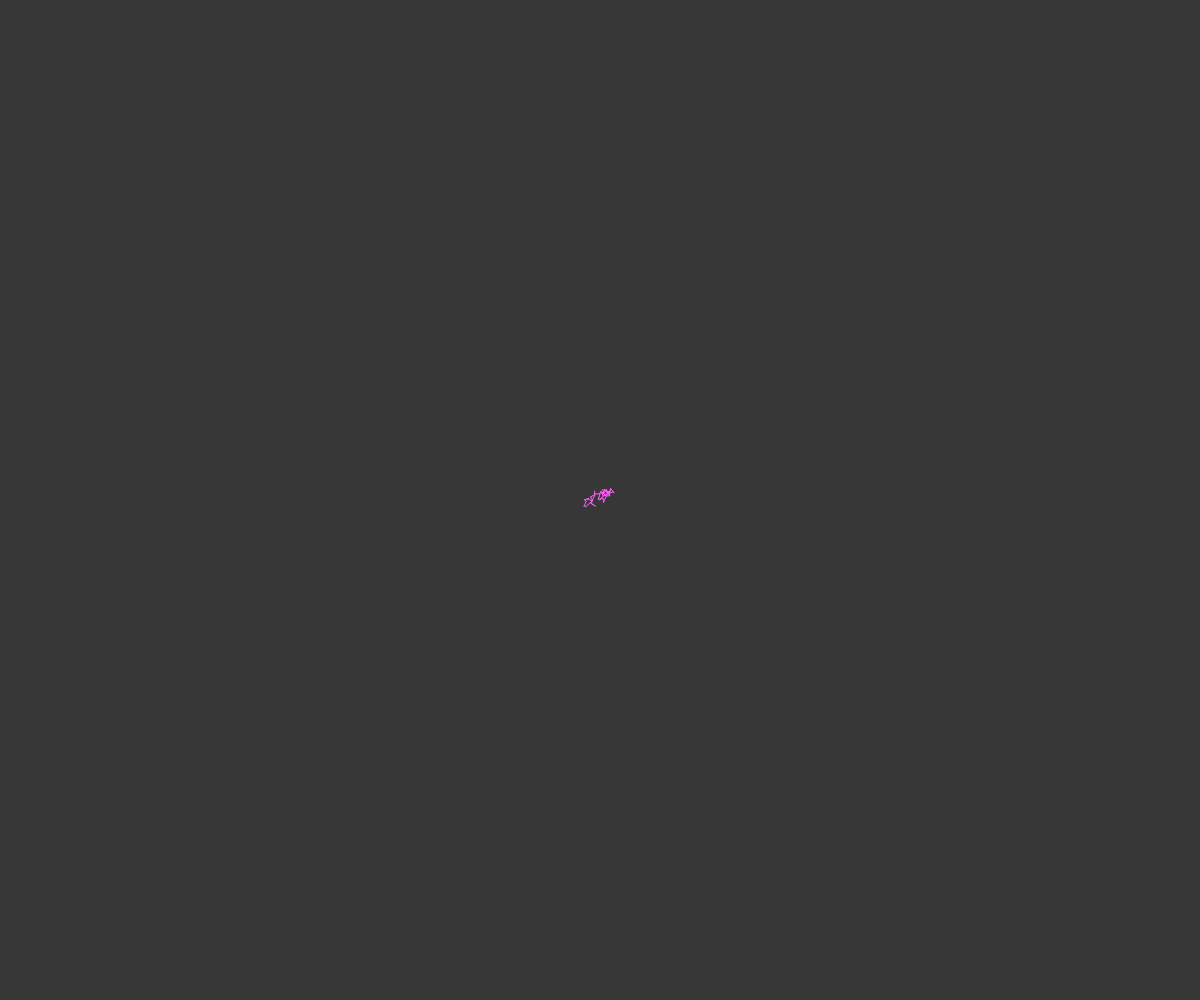
Frame 1 (no input)
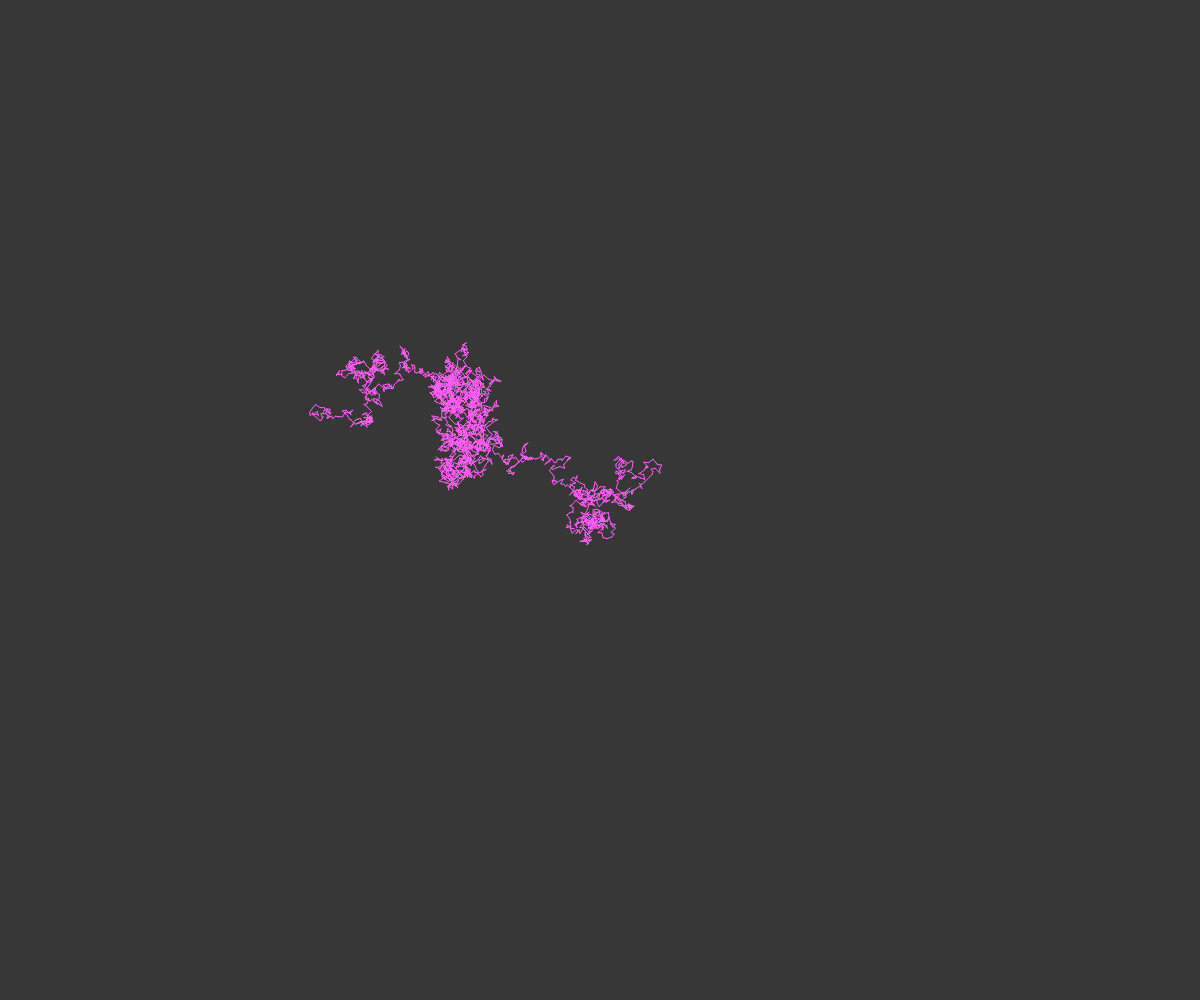
Frame 60 (no input)
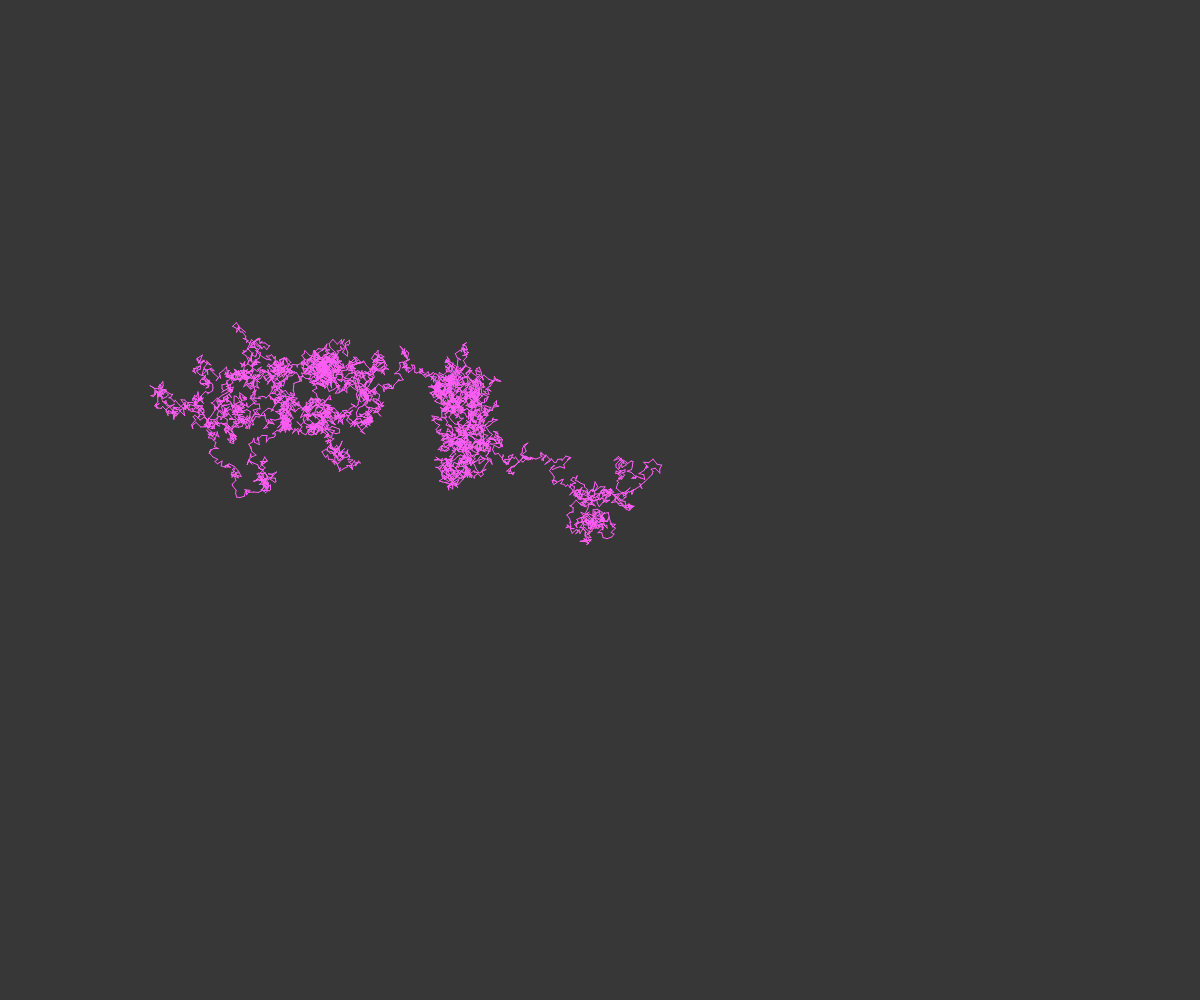
Frame 120 (the mouse pressed at the canvas centre since frame 60)

The p5.js sketch that drew these frames (run headless with seeded random() and noise() and a simulated clock; from frame 60 on, the mouse is pressed at the canvas centre):

// p5.js sketch
// ── sketch.js
class Coord {
	constructor(x, y) {
		this.x = x;
		this.y = y;
	}
}
var listOfCoords = new Array();

function setup() {
	createCanvas(windowWidth, windowHeight);
	listOfCoords.push(new Coord(windowWidth / 2, windowHeight / 2));
	console.log("Press the R-key to reset the canvas!");
}

function draw() {
	background(55, 55, 55);

	//Draw a Grid

	//FAST VERSION
	for (let i = 1; i < 50; i++) {
		let temp = new Coord(listOfCoords[listOfCoords.length - 1].x + random(-5, 5), listOfCoords[listOfCoords.length - 1].y + random(-5, 5))
		listOfCoords.push(temp);
	}
	//SLOW VERSION
	/*
	let temp = new Coord(listOfCoords[listOfCoords.length - 1].x + random(-5, 5), listOfCoords[listOfCoords.length - 1].y + random(-5, 5))
	listOfCoords.push(temp);
	*/

	//Draw all the existing lines
	for (let i = 1; i < listOfCoords.length; i++) {
		stroke(255, 94, 246);
		line(listOfCoords[i - 1].x, listOfCoords[i - 1].y, listOfCoords[i].x, listOfCoords[i].y);
	}
}

function mousePressed() { //Is executed exactly once, when mouse gets pressed down
	//console.log("Mouse has been pressed");
}

function keyPressed() {
	if (keyCode === 82) { //R -> Reset
		console.log(listOfCoords.length);
		listOfCoords = new Array();
		listOfCoords.push(new Coord(windowWidth / 2, windowHeight / 2));
	}
}


/*
	//DYNAMIC BACKGROUND COLOR
	//var color = map(mouseX, 0, windowWidth, 0, 255) //Maps mouseX, which is in the range of 0 to windowWidth, and maps it to 2 to 255.
	//background(color);
*/
